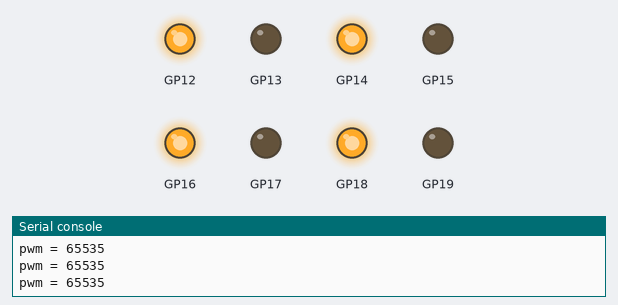
The program below on a simulated Raspberry Pi Pico running MicroPython. On the bench: output pins drawn as LEDs (lit = HIGH), the last lines printed to the serial console.

Above: at 0.1 s.
At 4.1 s:
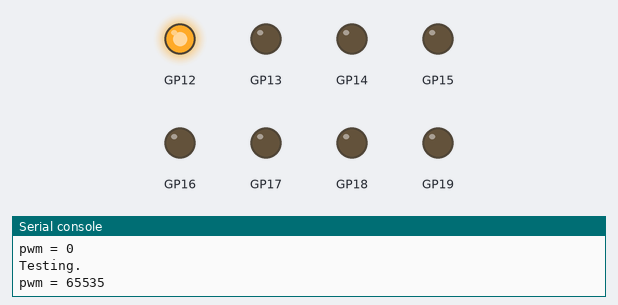
At 6.6 s:
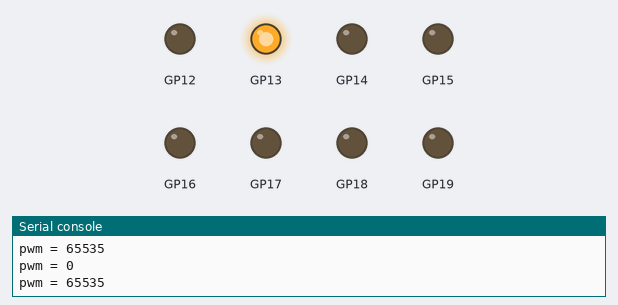
At 11.6 s:
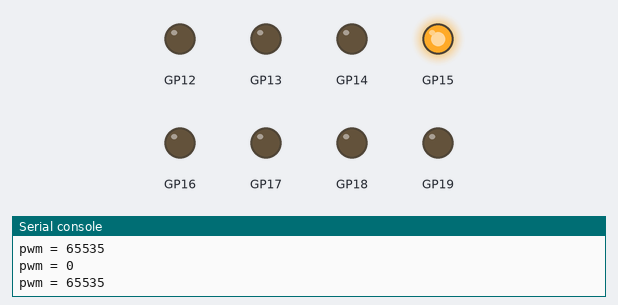
At 16.6 s:
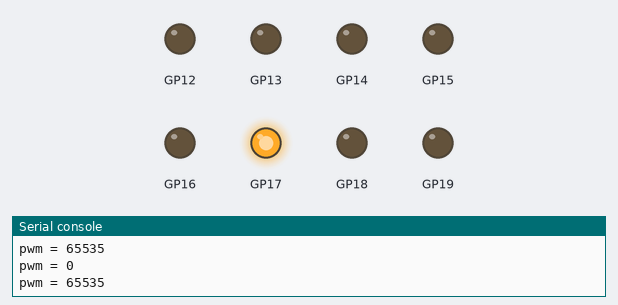
At 21.6 s:
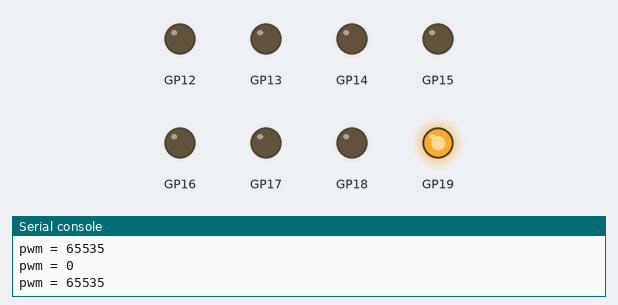
Timing chart, 0 to 40.0 s (numbered marks = the images above):
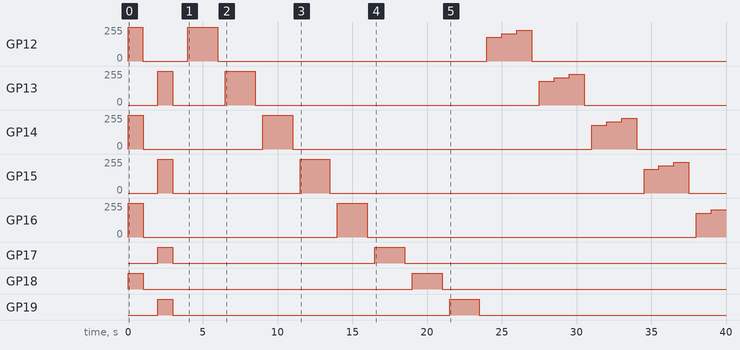

The program:

DC_motor_test-1.py
```python
# DC_motor_test-1.py
#
# Raspberry Pi Pico - DC motor motion demo
#
# Demonstrates operating DC motors driven by a L9110.
#

# load standard Python modules
import math, time
from machine import Pin, PWM

# print a banner as reminder of what code is loaded
print("Starting buggy motor test")

#--------------------------------------------------------------------------------
# Class to represent a single L9110 H-bridge driver.

class L9110():
    def __init__(self, IA=18, IB=19, pwm_rate=20000):
        # Create a pair of PWMOut objects for each motor channel.
        self.ia = PWM(Pin(IA))
        self.ia.freq(pwm_rate)
        self.ia.duty_u16(0)
        self.ib = PWM(Pin(IB))
        self.ib.freq(pwm_rate)
        self.ib.duty_u16(0)

    def write(self, rate):
        """Set the speed and direction on a single motor channel.

        :param rate: modulation value between -1.0 and 1.0, full reverse to full forward."""

        # convert the rate into a 16-bit fixed point integer
        pwm = min(max(int(2**16 * abs(rate)), 0), 65535)
        print("pwm =", pwm)
        if rate < 0:
            self.ia.duty_u16(0)
            self.ib.duty_u16(pwm)
        else:
            self.ib.duty_u16(0)
            self.ia.duty_u16(pwm)


#--------------------------------------------------------------------------------
# Create an object to represent a motor driver.
print("Creating driver objects")
motor1 = L9110(IA=12, IB=13)
motor2 = L9110(IA=14, IB=15)
motor3 = L9110(IA=16, IB=17)
motor4 = L9110(IA=18, IB=19)

motors = [motor1, motor2, motor3, motor4]

def write_motors(motors, duty=0.0):
    for motor in motors:
        motor.write(duty)

def test_motor(driver):
    driver.write(1.0) # full forward
    time.sleep(2.0)

    driver.write(0.0)
    time.sleep(0.5)

    driver.write(-1.0) # full reverse
    time.sleep(2.0)

    driver.write(0.0) # stop
    time.sleep(0.5)

def ramp_test(driver):
    for i in range(7, 10):
        print("Duty =", i)
        driver.write(i*0.1)
        time.sleep(1.0)

    driver.write(0.0)
    time.sleep(0.5)

    for i in range(7, 10):
        print("Duty = -", i)
        driver.write(-i*0.1)
        time.sleep(1.0)

    driver.write(0.0)
    time.sleep(0.5)

#--------------------------------------------------------------------------------
# Begin the main processing loop.  This is structured as a looping script, since
# each movement primitive 'blocks', i.e. doesn't return until the action is
# finished.

print("Starting main script.")
try:
    write_motors(motors, 1.0)
    time.sleep(1.0)
    write_motors(motors, 0.0)
    time.sleep(1.0)
    write_motors(motors, -1.0)
    time.sleep(1.0)
    write_motors(motors, 0.0)
    time.sleep(1.0)

    for motor in motors:
        print("Testing.")
        test_motor(motor)

    for motor in motors:
        print("Ramp test.")
        ramp_test(motor)

except KeyboardInterrupt:
    pass

for motor in motors:
    motor.write(0)
```

Measured:
- by itself, GP12: 0/255 → 255/255 at 0.00 s, → 0/255 1.0 s later, → 255/255 3.0 s later, → 0/255 2.0 s later, … (8 changes in this stretch)
- by itself, GP13: 0/255 → 255/255 at 2.0 s, → 0/255 1.0 s later, → 255/255 3.5 s later, → 0/255 2.0 s later, … (8 changes in this stretch)
- by itself, GP14: 0/255 → 255/255 at 0.00 s, → 0/255 1.0 s later, → 255/255 8.0 s later, → 0/255 2.0 s later, … (8 changes in this stretch)
- by itself, GP15: 0/255 → 255/255 at 2.0 s, → 0/255 1.0 s later, → 255/255 8.5 s later, → 0/255 2.0 s later, … (8 changes in this stretch)
- by itself, GP16: 0/255 → 255/255 at 0.00 s, → 0/255 1.0 s later, → 255/255 13.0 s later, → 0/255 2.0 s later, … (6 changes in this stretch)
- by itself, GP17: LOW → HIGH at 2.0 s, → LOW 1.0 s later, → HIGH 13.5 s later, → LOW 2.0 s later
- by itself, GP18: LOW → HIGH at 0.00 s, → LOW 1.0 s later, → HIGH 18.0 s later, → LOW 2.0 s later
- by itself, GP19: LOW → HIGH at 2.0 s, → LOW 1.0 s later, → HIGH 18.5 s later, → LOW 2.0 s later
